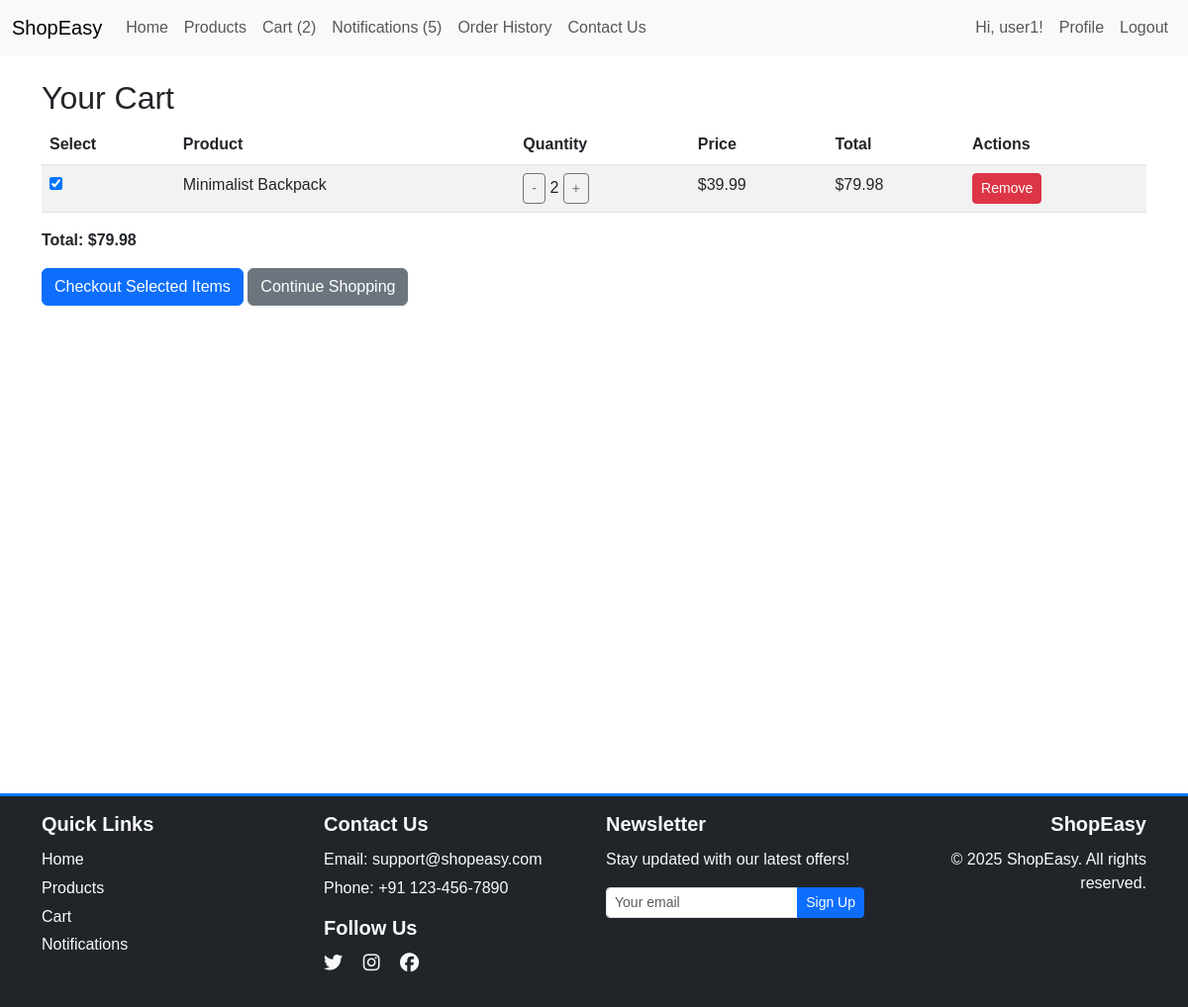
The app's page /cart/ (signed in) with its own data.
### shop/models.py (models this page shows, shortened)
class CartItem(models.Model):
    user = models.ForeignKey(User, on_delete=models.CASCADE)
    product = models.ForeignKey(Product, on_delete=models.CASCADE)
    quantity = models.PositiveIntegerField(default=1)

class Product(models.Model):
    name = models.CharField(max_length=200)
    category = models.ForeignKey(Category, on_delete=models.CASCADE)
    price = models.DecimalField(max_digits=10, decimal_places=2)
    description = models.TextField()
    image = models.ImageField(upload_to='products/', null=True, blank=True)
    is_featured = models.BooleanField(default=False)  # Added to mark featured products

### shop/views.py (the view)
# urls.py: path('cart/', views.cart, name='cart'),
@login_required
def cart(request):
    cart_items = CartItem.objects.filter(user=request.user).select_related('product')
    total = sum(item.product.price * item.quantity for item in cart_items)
    return render(request, 'shop/cart.html', {'cart_items': cart_items, 'total': total, 'show_footer': True})

### shop/context_processors.py (called while the page is built)
def navbar_counts(request):
    if not request.user.is_authenticated:
        return {
            'cart_items_count': 0,
            'unread_notifications_count': 0,
        }
    cart_items = CartItem.objects.filter(user=request.user)
    cart_items_count = sum(item.quantity for item in cart_items)
    unread_notifications_count = Notification.objects.filter(user=request.user, is_read=False).count()
    return {
        'cart_items_count': cart_items_count,
        'unread_notifications_count': unread_notifications_count,
    }

### shop/templatetags/cart_tags.py (called while the page is built)
@register.filter
def multiply(value, arg):
    try:
        return float(value) * float(arg)
    except (ValueError, TypeError):
        return 0

### shop/templates/shop/cart.html (shortened to what this page needs)
{% extends 'shop/base.html' %}
{% load cart_tags %}
{% block content %}
    <h2>Your Cart</h2>
    {% if cart_items %}
        <form method="post" action="{% url 'checkout' %}">
            <table class="table table-striped">
                <thead>
                    <tr>
                        <th>Select</th>
                        <th>Product</th>
                        <th>Quantity</th>
                        <th>Price</th>
                        <th>Total</th>
                        <th>Actions</th>
                    </tr>
                </thead>
                <tbody>
                    {% for item in cart_items %}
                        <tr>
                            <td>
                                <input type="checkbox" name="selected_items" value="{{ item.id }}" checked>
                            </td>
                            <td>{{ item.product.name }}</td>
                            <td>
                                <a href="{% url 'decrease_quantity' item.id %}" class="btn btn-sm btn-outline-secondary">-</a>
                                {{ item.quantity }}
                                <a href="{% url 'increase_quantity' item.id %}" class="btn btn-sm btn-outline-secondary">+</a>
                            </td>
                            <td>${{ item.product.price }}</td>
                            <td>${{ item.product.price|floatformat:2|multiply:item.quantity }}</td>
                            <td>
                                <a href="{% url 'remove_from_cart' item.id %}" class="btn btn-sm btn-danger">Remove</a>
                            </td>
                        </tr>
                    {% endfor %}
                </tbody>
            </table>
            <p><strong>Total: ${{ total }}</strong></p>
            <button type="submit" class="btn btn-primary">Checkout Selected Items</button>
            <a href="{% url 'product_list' %}" class="btn btn-secondary">Continue Shopping</a>
        </form>
    {% else %}
        <p>Your cart is empty.</p>
    {% endif %}
{% endblock %}

### shop/templates/shop/base.html (shortened to what this page needs)
{% load django_bootstrap5 %}
{% load static %}
<!DOCTYPE html>
<html lang="en">
<head>
    <link href="https://cdn.jsdelivr.net/npm/bootstrap@5.3.0/dist/css/bootstrap.min.css" rel="stylesheet">
    <link rel="stylesheet" href="https://cdnjs.cloudflare.com/ajax/libs/font-awesome/6.4.2/css/all.min.css">
    <link rel="stylesheet" href="{% static 'css/styles.css' %}">
</head>
<body>
    <nav class="navbar navbar-expand-lg navbar-light bg-light">
        <div class="container-fluid">
            <a class="navbar-brand" href="{% url 'home' %}">ShopEasy</a>
            <div class="collapse navbar-collapse" id="navbarNav">
                <ul class="navbar-nav">
                    <li class="nav-item">
                        <a class="nav-link" href="{% url 'home' %}">Home</a>
                    </li>
                    <li class="nav-item">
                        <a class="nav-link" href="{% url 'products' %}">Products</a>
                    </li>
                    <li class="nav-item">
                        <a class="nav-link" href="{% url 'cart' %}">
                            Cart
                            {% if cart_items_count > 0 %}
                            ({{ cart_items_count }})
                            {% endif %}
                        </a>
                    </li>
                    <li class="nav-item">
                        <a class="nav-link" href="{% url 'notifications' %}">
                            Notifications
                            {% if unread_notifications_count > 0 %}
                            ({{ unread_notifications_count }})
                            {% endif %}
                        </a>
                    </li>
                    {% if user.is_authenticated %}
                    <li class="nav-item">
                        <a class="nav-link" href="{% url 'order_history' %}">Order History</a>
                    </li>
                    {% endif %}
                    <li class="nav-item">
                        <a class="nav-link" href="{% url 'contact' %}">Contact Us</a>
                    </li>
                </ul>
                <ul class="navbar-nav ms-auto">
                    {% if user.is_authenticated %}
                    <li class="nav-item">
                        <span class="nav-link">Hi, {{ user.username }}!</span>
                    </li>
                    <li class="nav-item">
                        <a class="nav-link" href="{% url 'profile' %}">Profile</a>
                    </li>
                    <li class="nav-item">
                        <a class="nav-link" href="{% url 'logout' %}">Logout</a>
                    </li>
                    {% endif %}
                </ul>
            </div>
        </div>
    </nav>
    <div class="container mt-4">
        {% block content %}
        {% endblock %}
    </div>
    <footer class="bg-dark text-light py-3 mt-5">
        <div class="container">
            <div class="row">
                <div class="col-md-3 mb-3">
                    <h5>Quick Links</h5>
                    <ul class="list-unstyled">
                        <li><a href="{% url 'home' %}" class="text-light text-decoration-none footer-link">Home</a></li>
                        <li><a href="{% url 'products' %}" class="text-light text-decoration-none footer-link">Products</a></li>
                        <li><a href="{% url 'cart' %}" class="text-light text-decoration-none footer-link">Cart</a></li>
                        <li><a href="{% url 'notifications' %}" class="text-light text-decoration-none footer-link">Notifications</a></li>
                    </ul>
                </div>
                <div class="col-md-3 mb-3">
                    <h5>Contact Us</h5>
                    <ul class="list-unstyled">
                        <li>Email: <a href="mailto:support@shopeasy.com" class="text-light text-decoration-none footer-link">support@shopeasy.com</a></li>
                        <li>Phone: +91 123-456-7890</li>
                    </ul>
                    <h5 class="mt-3">Follow Us</h5>
                    <div class="social-links mt-2">
                        <a href="https://twitter.com" target="_blank" class="text-light me-3 footer-link"></a>
                        <a href="https://instagram.com" target="_blank" class="text-light me-3 footer-link"></a>
                        <a href="https://facebook.com" target="_blank" class="text-light footer-link"></a>
                    </div>
                </div>
                <div class="col-md-3 mb-3">
                    <h5>Newsletter</h5>
                    <p>Stay updated with our latest offers!</p>
                    <form>
                        <div class="input-group input-group-sm">
                            <input type="email" class="form-control" placeholder="Your email" aria-label="Email for newsletter">
                            <button type="submit" class="btn btn-primary">Sign Up</button>
                        </div>
                    </form>
                </div>
                <div class="col-md-3 text-center text-md-end mb-3">
                    <h5>ShopEasy</h5>
                    <p>© {% now "Y" %} ShopEasy. All rights reserved.</p>
                </div>
            </div>
        </div>
    </footer>
</body>
</html>

### shop/static/css/styles.css (style rules this page uses)
body { font-family: Arial, sans-serif; padding-bottom: 70px; }
.navbar { margin-bottom: 20px; }
html, body { height: 100%; margin: 0; }
.container.mt-4 { min-height: calc(100vh - 70px - 56px); }
footer { border-top: 3px solid #007bff; bottom: 0; left: 0; width: 100%; z-index: 1000; }
footer h5 { font-weight: 600; margin-bottom: 0.75rem; }
footer ul li { margin-bottom: 0.3rem; }

### records on screen
CartItem: product.name "Minimalist Backpack", quantity "2", product.price "39.99", product.price|multiply "79.98"

### other values on screen
{{ cart_items_count }} "2"
{{ unread_notifications_count }} "5"
{{ user.username }} "user1"
{{ total }} "79.98"
